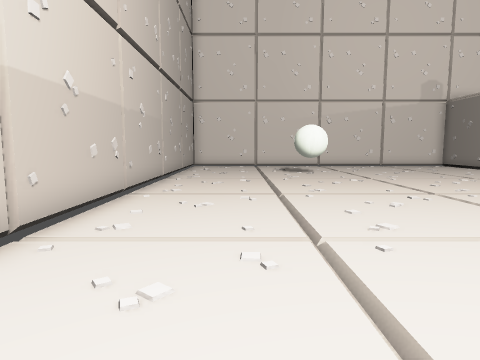
View 1 (above)

14 first-person views from a walk through a Godot game level. The camera is 1.3 m above the floor, tilts 6° down and sees 75° across. The floor is counted in squares, 1 m on a side. Each view is taken from the middle of a square. On the plan, view 1 faces up. The plan holds only what a view shows up to about 14 squares ahead; the rest is blank. The place goes on beyond the plan. Some surface patterns are stand-ins.

View 2
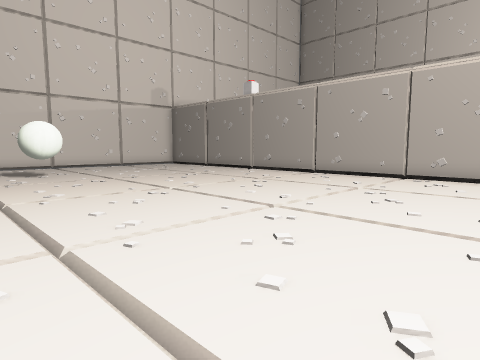

View 3
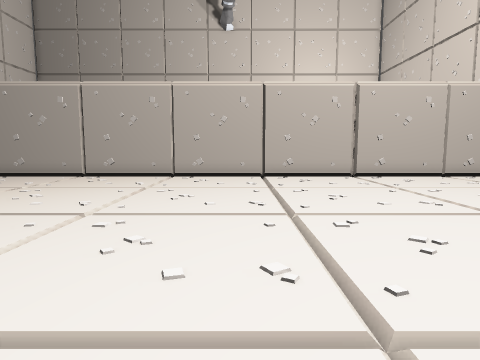

View 4
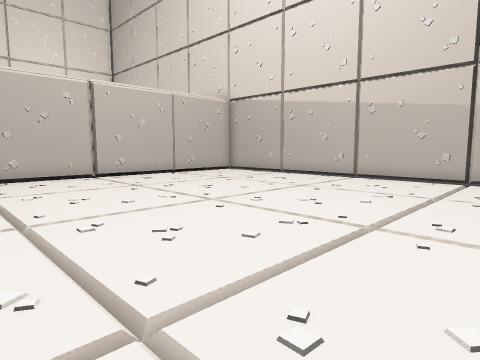

View 5
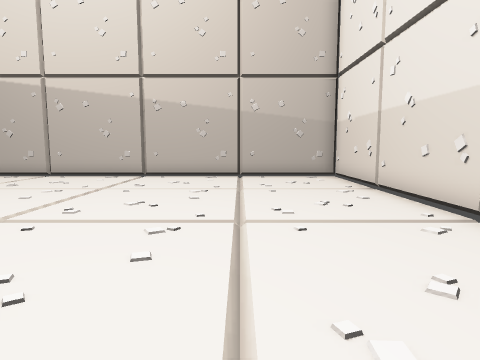

View 6
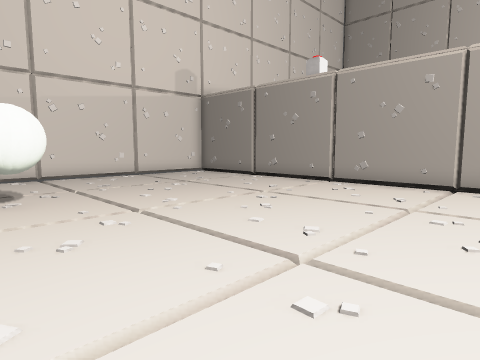

View 7
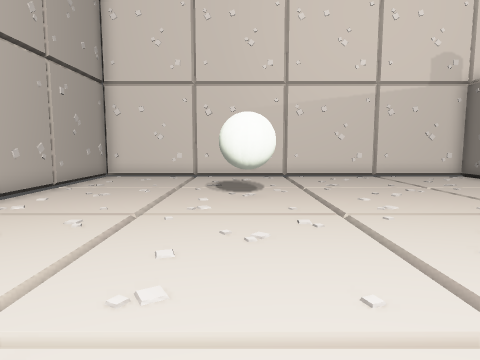

View 8
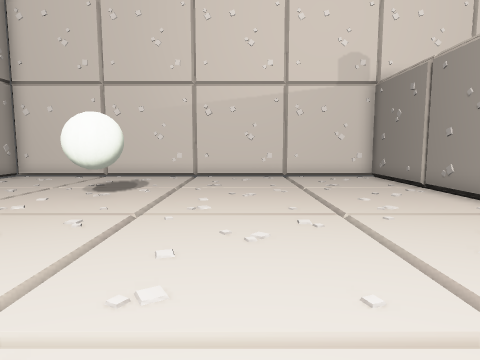

View 9
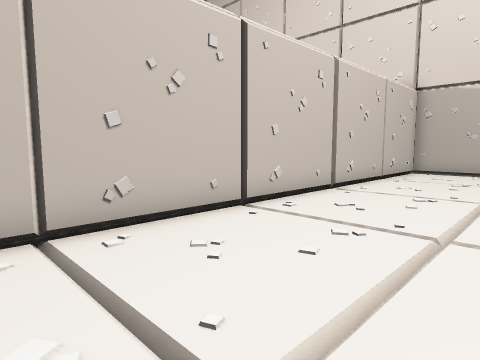

View 10
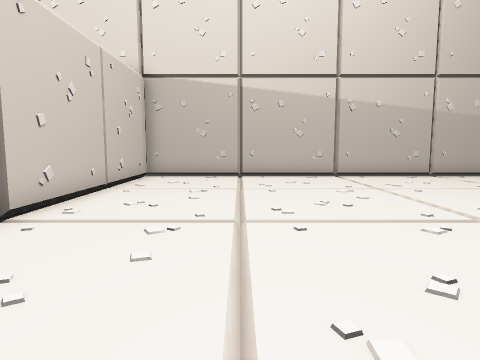

View 11
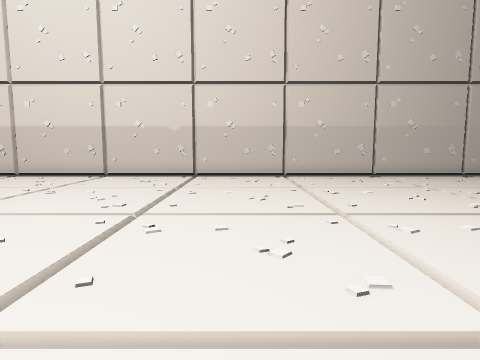

View 12
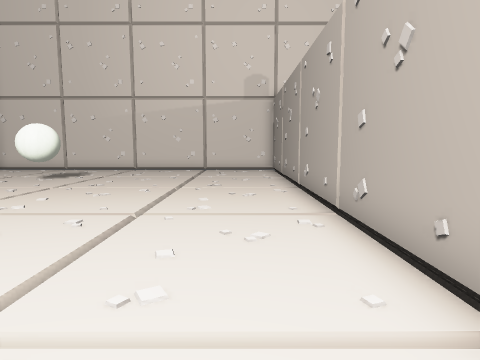

View 13
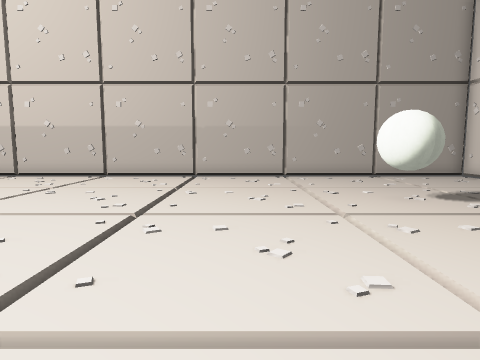

View 14
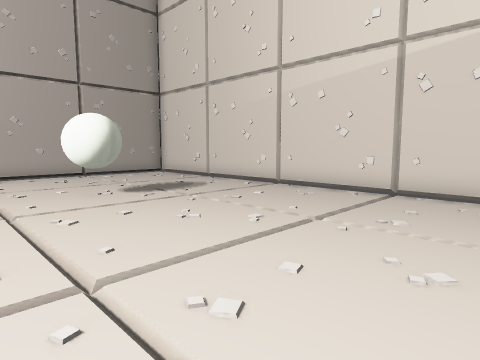

### Floor plan
Key: @ floor where view 1 was taken; # wall or solid block; . floor; B ball; A box.
Columns run from 3 left of view 1 to 15 right of it. Each row starts with its distance up from view 1.
 20 #################
 19 #...............#
 18 #...............#
 17 #...............#
 16 #...............#AA
 15 #.....BB........#
 14 #.....BB........#
 13 #...............#
 12 #...............AAA
 11 #...............#
 10 #...............#
  9 #...............#
  8 #...............AAA
  7 #...............#
  6 #...............#
  5 #...............#
  4 #...............AAA
  3 #...............#
  2 #...............#
  1 #...............#
  0 #..@............AAA
 -1 #...............#
 -2 #...............#
 -3 #...............#
 -4 #...............A
 -5 #...............#
 -6 #...............#
 -7 #...............#
 -8 #...............#
 -9 #...............#
-10 #...............#
-11 #...............#
-12 #################

Where each view was taken, in squares from view 1:
view 1: 0 up, 0 right, facing up
view 2: 0 up, 0 right, facing up-right
view 3: 1 up, 1 left, facing right
view 4: 1 up, 1 left, facing down-right
view 5: 1 up, 1 right, facing down
view 6: 6 up, 2 right, facing up-right
view 7: 6 up, 3 right, facing up
view 8: 6 up, 7 right, facing up
view 9: 5 up, 8 right, facing down-right
view 10: 1 up, 9 right, facing down
view 11: 2 up, 11 right, facing left
view 12: 2 up, 11 right, facing up
view 13: 10 up, 11 right, facing left
view 14: 11 up, 12 right, facing up-left
